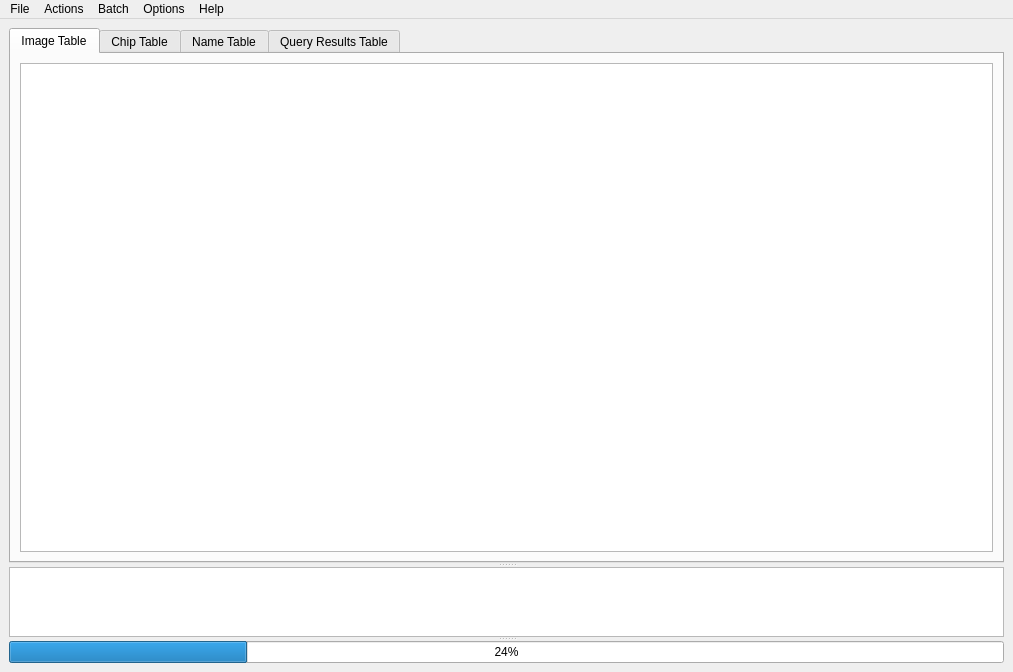
<?xml version="1.0" encoding="UTF-8"?>
<ui version="4.0">
 <class>mainSkel</class>
 <widget class="QMainWindow" name="mainSkel">
  <property name="geometry">
   <rect>
    <x>0</x>
    <y>0</y>
    <width>1013</width>
    <height>672</height>
   </rect>
  </property>
  <property name="windowTitle">
   <string>IBEIS - No Database Opened</string>
  </property>
  <property name="unifiedTitleAndToolBarOnMac">
   <bool>false</bool>
  </property>
  <widget class="QWidget" name="centralwidget">
   <layout class="QVBoxLayout" name="verticalLayout">
    <item>
     <widget class="QSplitter" name="splitter">
      <property name="orientation">
       <enum>Qt::Vertical</enum>
      </property>
      <widget class="QTabWidget" name="tablesTabWidget">
       <property name="sizePolicy">
        <sizepolicy hsizetype="Expanding" vsizetype="Expanding">
         <horstretch>0</horstretch>
         <verstretch>10</verstretch>
        </sizepolicy>
       </property>
       <property name="minimumSize">
        <size>
         <width>0</width>
         <height>0</height>
        </size>
       </property>
       <property name="currentIndex">
        <number>0</number>
       </property>
       <widget class="QWidget" name="image_view">
        <property name="minimumSize">
         <size>
          <width>445</width>
          <height>0</height>
         </size>
        </property>
        <attribute name="title">
         <string>Image Table</string>
        </attribute>
        <layout class="QGridLayout" name="gridLayout_3">
         <item row="0" column="0">
          <layout class="QVBoxLayout" name="verticalLayout_2">
           <item>
            <widget class="QTableWidget" name="gids_TBL">
             <property name="dragEnabled">
              <bool>false</bool>
             </property>
             <property name="sortingEnabled">
              <bool>true</bool>
             </property>
            </widget>
           </item>
          </layout>
         </item>
        </layout>
       </widget>
       <widget class="QWidget" name="roi_view">
        <attribute name="title">
         <string>Chip Table</string>
        </attribute>
        <layout class="QGridLayout" name="gridLayout_4">
         <item row="0" column="0">
          <layout class="QVBoxLayout" name="verticalLayout_3">
           <item>
            <widget class="QTableWidget" name="rids_TBL">
             <property name="sizePolicy">
              <sizepolicy hsizetype="Expanding" vsizetype="Expanding">
               <horstretch>0</horstretch>
               <verstretch>0</verstretch>
              </sizepolicy>
             </property>
             <property name="sortingEnabled">
              <bool>true</bool>
             </property>
            </widget>
           </item>
          </layout>
         </item>
        </layout>
       </widget>
       <widget class="QWidget" name="name_view">
        <attribute name="title">
         <string>Name Table</string>
        </attribute>
        <layout class="QGridLayout" name="gridLayout">
         <item row="0" column="0">
          <widget class="QTableWidget" name="nids_TBL"/>
         </item>
        </layout>
       </widget>
       <widget class="QWidget" name="result_view">
        <attribute name="title">
         <string>Query Results Table</string>
        </attribute>
        <layout class="QVBoxLayout" name="verticalLayout_5">
         <item>
          <layout class="QVBoxLayout" name="verticalLayout_4">
           <item>
            <widget class="QTableWidget" name="res_TBL">
             <property name="selectionMode">
              <enum>QAbstractItemView::ExtendedSelection</enum>
             </property>
             <property name="textElideMode">
              <enum>Qt::ElideLeft</enum>
             </property>
             <property name="sortingEnabled">
              <bool>true</bool>
             </property>
            </widget>
           </item>
          </layout>
         </item>
        </layout>
       </widget>
      </widget>
      <widget class="QTextEdit" name="outputEdit">
       <property name="sizePolicy">
        <sizepolicy hsizetype="Expanding" vsizetype="Expanding">
         <horstretch>0</horstretch>
         <verstretch>1</verstretch>
        </sizepolicy>
       </property>
       <property name="acceptRichText">
        <bool>false</bool>
       </property>
      </widget>
      <widget class="QProgressBar" name="progressBar">
       <property name="sizePolicy">
        <sizepolicy hsizetype="Expanding" vsizetype="Fixed">
         <horstretch>0</horstretch>
         <verstretch>1</verstretch>
        </sizepolicy>
       </property>
       <property name="value">
        <number>24</number>
       </property>
      </widget>
     </widget>
    </item>
   </layout>
  </widget>
  <widget class="QMenuBar" name="menubar">
   <property name="geometry">
    <rect>
     <x>0</x>
     <y>0</y>
     <width>1013</width>
     <height>23</height>
    </rect>
   </property>
   <property name="contextMenuPolicy">
    <enum>Qt::DefaultContextMenu</enum>
   </property>
   <property name="defaultUp">
    <bool>false</bool>
   </property>
   <property name="nativeMenuBar">
    <bool>false</bool>
   </property>
   <widget class="QMenu" name="menuFile">
    <property name="title">
     <string>File</string>
    </property>
    <addaction name="actionNew_Database"/>
    <addaction name="actionOpen_Database"/>
    <addaction name="separator"/>
    <addaction name="actionSave_Database"/>
    <addaction name="separator"/>
    <addaction name="actionImport_Img_file"/>
    <addaction name="actionImport_Img_dir"/>
    <addaction name="separator"/>
    <addaction name="actionQuit"/>
   </widget>
   <widget class="QMenu" name="menuOptions">
    <property name="title">
     <string>Options</string>
    </property>
    <addaction name="actionLayout_Figures"/>
    <addaction name="separator"/>
    <addaction name="actionPreferences"/>
   </widget>
   <widget class="QMenu" name="menuHelp">
    <property name="title">
     <string>Help</string>
    </property>
    <addaction name="actionAbout"/>
    <addaction name="actionView_Docs"/>
    <addaction name="separator"/>
    <addaction name="actionView_DBDir"/>
    <addaction name="actionView_Computed_Dir"/>
    <addaction name="actionView_Global_Dir"/>
    <addaction name="separator"/>
    <addaction name="actionWriteLogs"/>
    <addaction name="separator"/>
    <addaction name="actionDelete_Precomputed_Results"/>
    <addaction name="actionDelete_computed_directory"/>
    <addaction name="actionDelete_global_preferences"/>
    <addaction name="separator"/>
    <addaction name="actionDev_Mode_IPython"/>
    <addaction name="actionDeveloper_Reload"/>
   </widget>
   <widget class="QMenu" name="menuActions">
    <property name="title">
     <string>Actions</string>
    </property>
    <addaction name="actionAdd_ROI"/>
    <addaction name="actionNew_ROI_Property"/>
    <addaction name="separator"/>
    <addaction name="actionQuery"/>
    <addaction name="separator"/>
    <addaction name="actionReselect_ROI"/>
    <addaction name="actionReselect_Ori"/>
    <addaction name="separator"/>
    <addaction name="actionNext"/>
    <addaction name="separator"/>
    <addaction name="actionDelete_ROI"/>
    <addaction name="actionDelete_Image"/>
   </widget>
   <widget class="QMenu" name="menuBatch">
    <property name="title">
     <string>Batch</string>
    </property>
    <addaction name="actionPrecomputeROIFeatures"/>
    <addaction name="actionPrecompute_Queries"/>
    <addaction name="separator"/>
    <addaction name="actionScale_all_ROIS"/>
    <addaction name="separator"/>
    <addaction name="actionConvert_all_images_into_chips"/>
   </widget>
   <addaction name="menuFile"/>
   <addaction name="menuActions"/>
   <addaction name="menuBatch"/>
   <addaction name="menuOptions"/>
   <addaction name="menuHelp"/>
  </widget>
  <action name="actionOpen_Database">
   <property name="text">
    <string>Open Database</string>
   </property>
   <property name="toolTip">
    <string>Opens a different database directory. </string>
   </property>
   <property name="shortcut">
    <string>Ctrl+O</string>
   </property>
   <property name="shortcutContext">
    <enum>Qt::ApplicationShortcut</enum>
   </property>
  </action>
  <action name="actionSave_Database">
   <property name="text">
    <string>Save Database</string>
   </property>
   <property name="iconText">
    <string>Save Database</string>
   </property>
   <property name="toolTip">
    <string>Saves the added images / chip properties / and changed names to the database csv tables.</string>
   </property>
   <property name="shortcut">
    <string>Ctrl+S</string>
   </property>
   <property name="shortcutContext">
    <enum>Qt::ApplicationShortcut</enum>
   </property>
  </action>
  <action name="actionImport_Img_file">
   <property name="text">
    <string>Import Images (select file(s))</string>
   </property>
   <property name="shortcut">
    <string>Ctrl+I</string>
   </property>
   <property name="shortcutContext">
    <enum>Qt::ApplicationShortcut</enum>
   </property>
  </action>
  <action name="actionOpen_Data_Directory">
   <property name="text">
    <string>View Data Directory</string>
   </property>
  </action>
  <action name="actionOpen_Source_Directory">
   <property name="text">
    <string>View Source Directory</string>
   </property>
  </action>
  <action name="actionUndockDisplay">
   <property name="text">
    <string>Undock Display</string>
   </property>
  </action>
  <action name="actionTogPlt">
   <property name="text">
    <string>Toggle PlotWidget</string>
   </property>
  </action>
  <action name="actionHelpCMD">
   <property name="text">
    <string>Command Line Help</string>
   </property>
  </action>
  <action name="actionHelpGUI">
   <property name="text">
    <string>GUI Help</string>
   </property>
  </action>
  <action name="actionAbout">
   <property name="enabled">
    <bool>false</bool>
   </property>
   <property name="text">
    <string>About</string>
   </property>
   <property name="shortcutContext">
    <enum>Qt::ApplicationShortcut</enum>
   </property>
  </action>
  <action name="actionHelpWorkflow">
   <property name="text">
    <string>Workflow Help</string>
   </property>
  </action>
  <action name="actionAdd_ROI">
   <property name="text">
    <string>Add Chip</string>
   </property>
   <property name="toolTip">
    <string>When adding a chip, you select an ROI in Image View. The ROI defines a new chip and it is added (but not saved) to the database.</string>
   </property>
   <property name="shortcut">
    <string>A</string>
   </property>
   <property name="shortcutContext">
    <enum>Qt::ApplicationShortcut</enum>
   </property>
  </action>
  <action name="actionReselect_ROI">
   <property name="text">
    <string>Reselect ROI</string>
   </property>
   <property name="toolTip">
    <string>Changes the ROI of a chip. Previously associated results and chip data are removed and recomputed. </string>
   </property>
   <property name="shortcut">
    <string>R</string>
   </property>
   <property name="shortcutContext">
    <enum>Qt::ApplicationShortcut</enum>
   </property>
  </action>
  <action name="actionNext">
   <property name="text">
    <string>Select Next</string>
   </property>
   <property name="toolTip">
    <string>Selects the next image or chip in the database. </string>
   </property>
   <property name="shortcut">
    <string>N</string>
   </property>
   <property name="shortcutContext">
    <enum>Qt::ApplicationShortcut</enum>
   </property>
  </action>
  <action name="actionDelete_ROI">
   <property name="text">
    <string>Delete Chip</string>
   </property>
   <property name="toolTip">
    <string>Removes a chip from the database. </string>
   </property>
   <property name="shortcut">
    <string>Ctrl+Del</string>
   </property>
   <property name="shortcutContext">
    <enum>Qt::ApplicationShortcut</enum>
   </property>
  </action>
  <action name="actionQuery">
   <property name="enabled">
    <bool>true</bool>
   </property>
   <property name="text">
    <string>Query</string>
   </property>
   <property name="toolTip">
    <string>Issues the currently selected chip as a query. The result table is then populated.</string>
   </property>
   <property name="shortcut">
    <string>Q</string>
   </property>
   <property name="shortcutContext">
    <enum>Qt::ApplicationShortcut</enum>
   </property>
  </action>
  <action name="actionPrev">
   <property name="text">
    <string>Prev</string>
   </property>
  </action>
  <action name="actionWriteLogs">
   <property name="enabled">
    <bool>false</bool>
   </property>
   <property name="text">
    <string>Write Logs</string>
   </property>
   <property name="shortcutContext">
    <enum>Qt::ApplicationShortcut</enum>
   </property>
  </action>
  <action name="actionOpen_Internal_Directory">
   <property name="text">
    <string>View Internal Directory</string>
   </property>
  </action>
  <action name="actionPreferences">
   <property name="text">
    <string>Edit Preferences</string>
   </property>
   <property name="toolTip">
    <string>Changes algorithm parameters and program behavior.</string>
   </property>
   <property name="shortcut">
    <string>Ctrl+P</string>
   </property>
   <property name="shortcutContext">
    <enum>Qt::ApplicationShortcut</enum>
   </property>
  </action>
  <action name="actionQuit">
   <property name="text">
    <string>Quit</string>
   </property>
   <property name="toolTip">
    <string>Exits the program</string>
   </property>
   <property name="shortcutContext">
    <enum>Qt::ApplicationShortcut</enum>
   </property>
  </action>
  <action name="actionConvertImage2Chip">
   <property name="enabled">
    <bool>true</bool>
   </property>
   <property name="text">
    <string>Convert All Images to Chips</string>
   </property>
  </action>
  <action name="actionBatch_Change_Name">
   <property name="text">
    <string>Batch Change Name</string>
   </property>
  </action>
  <action name="actionReselect_Ori">
   <property name="text">
    <string>Reselect Orientation</string>
   </property>
   <property name="toolTip">
    <string>Changes the orientation of a chip. Previously associated results and chip data are removed and recomputed. </string>
   </property>
   <property name="shortcut">
    <string>O</string>
   </property>
   <property name="shortcutContext">
    <enum>Qt::ApplicationShortcut</enum>
   </property>
  </action>
  <action name="actionAdd_Metadata_Property">
   <property name="text">
    <string>Add Chip Property</string>
   </property>
  </action>
  <action name="actionAutoassign">
   <property name="text">
    <string>Assign Matches Above Threshold</string>
   </property>
  </action>
  <action name="actionRankErrorExpt">
   <property name="text">
    <string>Rank Error Experiment</string>
   </property>
  </action>
  <action name="actionName_Consistency_Experiment">
   <property name="text">
    <string>Name Consistency</string>
   </property>
  </action>
  <action name="actionIncrease_ROI_Size">
   <property name="text">
    <string>Increase all ROI Sizes</string>
   </property>
  </action>
  <action name="actionView_Docs">
   <property name="enabled">
    <bool>false</bool>
   </property>
   <property name="text">
    <string>View Documentation</string>
   </property>
   <property name="shortcutContext">
    <enum>Qt::ApplicationShortcut</enum>
   </property>
  </action>
  <action name="actionAutoassign_2">
   <property name="text">
    <string>Auto-Assign Matches</string>
   </property>
  </action>
  <action name="actionNew_Database">
   <property name="text">
    <string>New Database</string>
   </property>
   <property name="toolTip">
    <string>Create a new folder to use as a database. </string>
   </property>
   <property name="shortcut">
    <string>Ctrl+N</string>
   </property>
   <property name="shortcutContext">
    <enum>Qt::ApplicationShortcut</enum>
   </property>
  </action>
  <action name="actionImport_Img_dir">
   <property name="text">
    <string>Import Images (select directory)</string>
   </property>
   <property name="shortcutContext">
    <enum>Qt::ApplicationShortcut</enum>
   </property>
  </action>
  <action name="actionPrecompute_Queries">
   <property name="text">
    <string>Precompute Queries</string>
   </property>
   <property name="toolTip">
    <string>This might take anywhere from a coffee break to an overnight  procedure depending on how many ROIs you've made. It queries each chip and saves the result which allows multiple queries to be rapidly inspected later. </string>
   </property>
   <property name="shortcutContext">
    <enum>Qt::ApplicationShortcut</enum>
   </property>
  </action>
  <action name="actionPrecomputeROIFeatures">
   <property name="text">
    <string>Precompute Chips/Features</string>
   </property>
   <property name="toolTip">
    <string>Extracts all chips from images, and computes features. This loads the data into memory and reduces waiting time between selecting chips and images.</string>
   </property>
   <property name="shortcut">
    <string>Ctrl+Return</string>
   </property>
   <property name="shortcutContext">
    <enum>Qt::ApplicationShortcut</enum>
   </property>
  </action>
  <action name="actionView_DBDir">
   <property name="text">
    <string>View Database Dir</string>
   </property>
   <property name="toolTip">
    <string>Opens the database folder in your operating system's native file browser (explorer/finder/nautilus)</string>
   </property>
   <property name="shortcutContext">
    <enum>Qt::ApplicationShortcut</enum>
   </property>
  </action>
  <action name="actionScale_all_ROIS">
   <property name="enabled">
    <bool>false</bool>
   </property>
   <property name="text">
    <string>Scale all ROIs</string>
   </property>
   <property name="toolTip">
    <string>Changes the size of every ROI in the database. </string>
   </property>
   <property name="shortcutContext">
    <enum>Qt::ApplicationShortcut</enum>
   </property>
  </action>
  <action name="actionConvert_all_images_into_chips">
   <property name="enabled">
    <bool>false</bool>
   </property>
   <property name="text">
    <string>Convert all images into chips</string>
   </property>
   <property name="toolTip">
    <string>Every image without a chip has an ROI added to it spanning the entire image.</string>
   </property>
   <property name="shortcutContext">
    <enum>Qt::ApplicationShortcut</enum>
   </property>
  </action>
  <action name="actionNew_ROI_Property">
   <property name="text">
    <string>New Chip Property</string>
   </property>
   <property name="toolTip">
    <string>Creates a new column in the chip table for user properties.</string>
   </property>
   <property name="shortcutContext">
    <enum>Qt::ApplicationShortcut</enum>
   </property>
  </action>
  <action name="actionDelete_computed_directory">
   <property name="text">
    <string>Delete Computed Directory</string>
   </property>
   <property name="toolTip">
    <string>Deletes all precomputations (not your ROIs or properties though) and lets all data be recomputed and reloaded. This puts your database in a cleaner state. </string>
   </property>
   <property name="shortcutContext">
    <enum>Qt::ApplicationShortcut</enum>
   </property>
  </action>
  <action name="actionDelete_global_preferences">
   <property name="text">
    <string>Delete Global Preferences</string>
   </property>
   <property name="toolTip">
    <string>This deletes global preferences like the previously opened database, your work directory, and defaults algorithm preferences. Use if HotSpotter crashes on loading a database. </string>
   </property>
   <property name="shortcutContext">
    <enum>Qt::ApplicationShortcut</enum>
   </property>
  </action>
  <action name="actionView_Computed_Dir">
   <property name="text">
    <string>View Computed Dir</string>
   </property>
   <property name="toolTip">
    <string>Opens the directory where all precomputed chips, query results, and features are stored. </string>
   </property>
   <property name="shortcutContext">
    <enum>Qt::ApplicationShortcut</enum>
   </property>
  </action>
  <action name="actionView_Global_Dir">
   <property name="text">
    <string>View Global Dir</string>
   </property>
   <property name="toolTip">
    <string>This is youre ~/.hotspotter folder, which stores non-database-specific preferences.</string>
   </property>
   <property name="shortcutContext">
    <enum>Qt::ApplicationShortcut</enum>
   </property>
  </action>
  <action name="actionLayout_Figures">
   <property name="text">
    <string>Layout Figures</string>
   </property>
   <property name="toolTip">
    <string>Organizes windows in a grid</string>
   </property>
   <property name="shortcut">
    <string>Ctrl+L</string>
   </property>
   <property name="shortcutContext">
    <enum>Qt::ApplicationShortcut</enum>
   </property>
  </action>
  <action name="actionDev_Mode_IPython">
   <property name="text">
    <string>Developer Mode (IPython)</string>
   </property>
   <property name="toolTip">
    <string>This allows IPython interaction in the terminal and disables GUI interaction until the &quot;exit&quot; command is entered in IPython. </string>
   </property>
   <property name="shortcut">
    <string>Ctrl+Alt+Shift+D</string>
   </property>
   <property name="shortcutContext">
    <enum>Qt::ApplicationShortcut</enum>
   </property>
  </action>
  <action name="actionDelete_Precomputed_Results">
   <property name="text">
    <string>Delete Cached Query Results</string>
   </property>
   <property name="toolTip">
    <string>Removes all precomputed results. Use if you expect that your results may be corrupted.</string>
   </property>
  </action>
  <action name="actionDeveloper_Reload">
   <property name="text">
    <string>Developer Reload</string>
   </property>
   <property name="shortcut">
    <string>Ctrl+Shift+R</string>
   </property>
   <property name="shortcutContext">
    <enum>Qt::ApplicationShortcut</enum>
   </property>
  </action>
  <action name="actionDelete_Image">
   <property name="text">
    <string>Trash Image</string>
   </property>
   <property name="shortcut">
    <string>Ctrl+Shift+Del</string>
   </property>
   <property name="shortcutContext">
    <enum>Qt::ApplicationShortcut</enum>
   </property>
  </action>
 </widget>
 <resources/>
 <connections/>
</ui>
